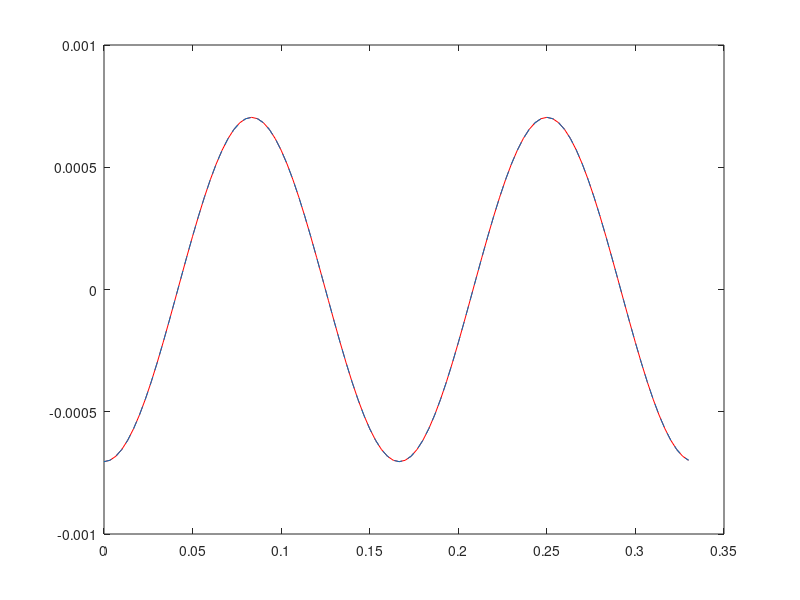

Reproduce this figure in MATLAB.
%dotdot x+x=sin(2*w*t)
clc
clear all
close all
f=3;
w=2*pi*f;
T=1/f;
N=100;
t=(0:1:N-1)*T/N;
if (mod(N,2))==0
theta= ((2*pi*2/((N)))*linspace(ceil(-N/2),ceil(N/2),1));
else
    theta= ((2*pi*2/((N+1)))*linspace(ceil(-N/2),ceil(N/2),1));
end
x = cos(2*w*t); %initial guess (time domain)
X=(fft(x)) %frequency domain
w1 = theta/T;
X2=X./(1-(4*w1.^2));
X1=(ifft(X2))
x_theo= (1/(1-4*w^2))*cos(2*w*t)
figure (1)
plot(t,X1,'r')
hold on
plot(t,x_theo,'--')